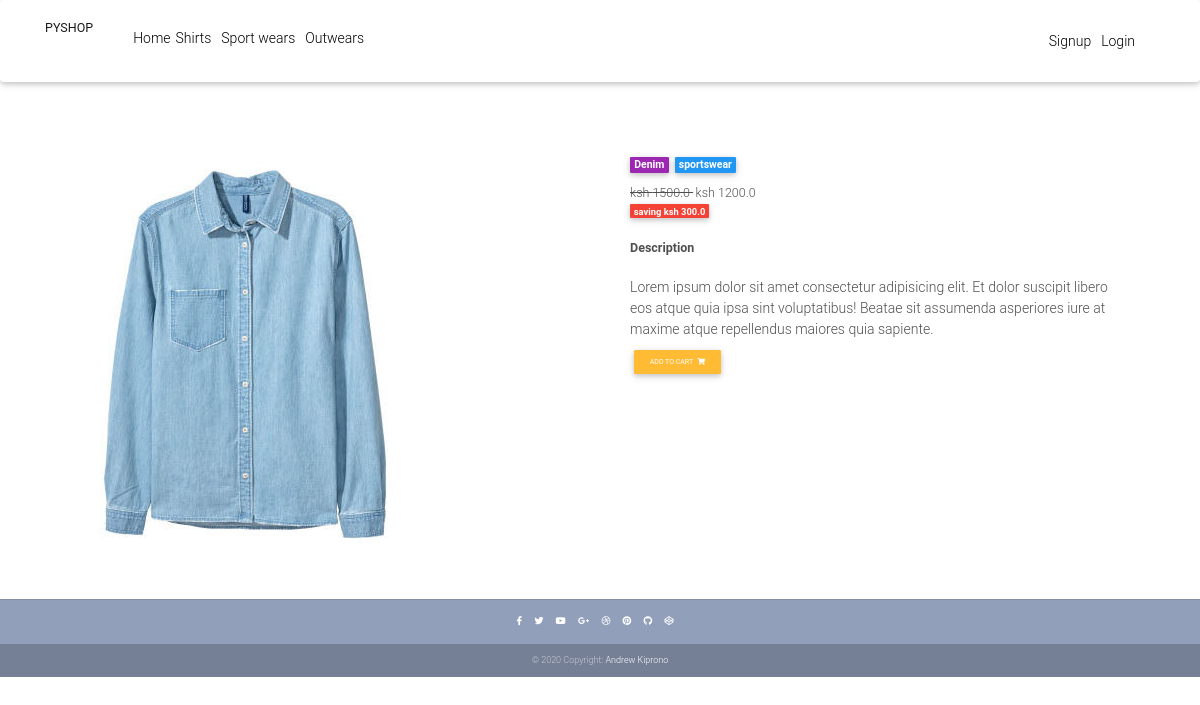
/product/denim, run on the app's committed database.
### pyshop/models.py (models this page shows)
class Product(models.Model):
    name=models.CharField(max_length=60)
    category=models.CharField(max_length=10,choices=CATEGORY)
    photo=models.ImageField(upload_to='images')
    price_is=models.FloatField()
    describtion=models.TextField()
    price_was=models.FloatField()
    slug=models.SlugField()
    def saving(self):
        return (self.price_was - self.price_is)

### pyshop/views.py (the view)
# urls.py: path('product/<slug>',views.product ,name='product'),
def product(request,slug):
    prod=Product.objects.get(slug=slug)
    return render (request,'product.html',{'prod':prod})

### pyshop/templates/product.html (shortened to what this page needs)
{% extends 'base.html' %}
{% block content %}
<!DOCTYPE html>
<html lang="en">
{% load static %}
<head>
  <link rel="stylesheet" href="https://use.fontawesome.com/releases/v5.11.2/css/all.css">
  <link href=" {% static 'css/bootstrap.min.css' %} " rel="stylesheet">
  <link href=" {% static 'css/mdb.min.css' %} " rel="stylesheet">
  <link href=" {% static 'css/style.min.css' %} " rel="stylesheet">
</head>
<body>
  <main class="mt-5 pt-4">
    <div class="container dark-grey-text mt-5">
      <div class="row wow fadeIn">
        <div class="col-md-6 mb-4">
          <img src=" {{prod.photo.url}} " class="img-fluid" alt="">
        </div>
        <div class="col-md-6 mb-4">
          <div class="p-4">
            <div class="mb-3">
              <a href="">
                <span class="badge purple mr-1"> {{prod.name}} </span>
              </a>
              <a href="">
                <span class="badge blue mr-1"> {{prod.category}} </span>
              </a>
            </div>
            <p class="lead">
              <span class="mr-1">
                <del>ksh {{prod.price_was}} </del>
              </span>
              <span>  ksh {{prod.price_is}} </span>
              <br>
              <a href="">
                <span class="badge red mr-1"> saving ksh {{prod.saving}} </span>
              </a>
            </p>
            <p class="lead font-weight-bold">Description</p>
            <p> {{prod.describtion}} </p>
            <a href=" {% url 'add' prod.slug %} " class="btn btn-warning btn-md my-0 p">
              Add to cart
              <i class="fas fa-shopping-cart ml-1"></i>
            </a>
          </div>
        </div>
      </div>
    </div>
  </main>
</body>
</html>
{% endblock content %}

### data on the page
Product: photo (picture), name "Denim", category "sportswear", price_was "1500.0", price_is "1200.0", saving "300.0", describtion "Lorem ipsum dolor sit amet consectetur adipisicing elit. Et dolor suscipit libero eos atque quia ipsa sint voluptatibus! Beatae sit assumenda asperiores iure at maxime atque repellendus maiores quia sapiente."
